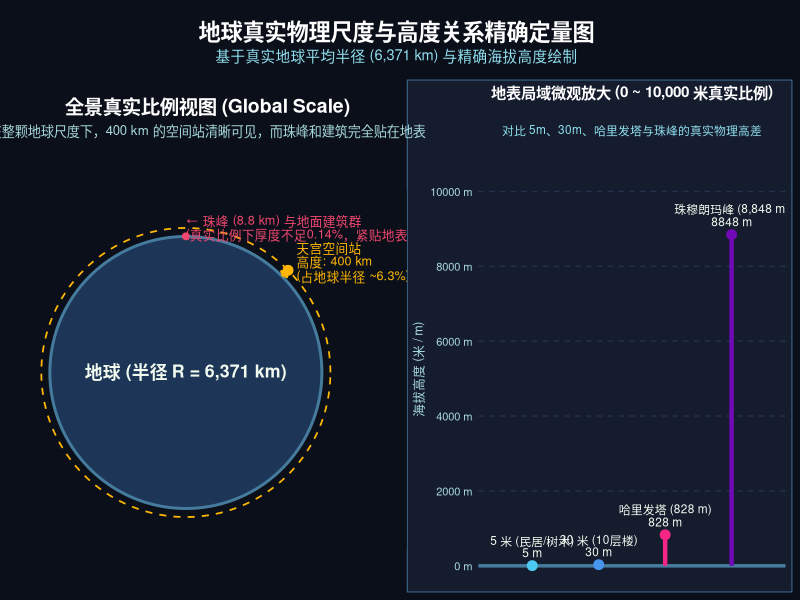
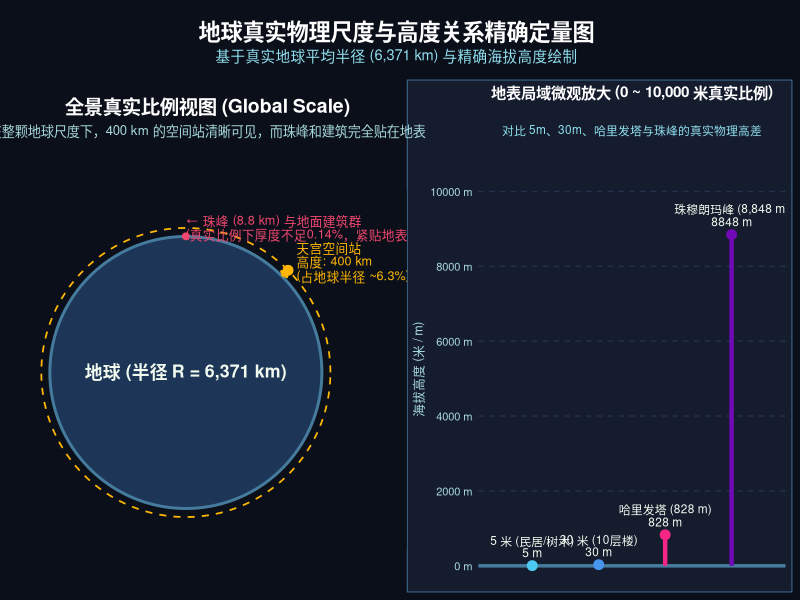

Write the R code that produced these figures, in order.


# 安装并加载必要包
# install.packages(c("ggplot2", "patchwork"))
library(ggplot2)
library(patchwork)

# -------------------------------------------------------------
# 1. 基础物理参数定义 (统一单位：公里 / km)
# -------------------------------------------------------------
R_earth <- 6371.0 # 地球平均半径 (km)

objects <- data.frame(
  name = c("5 米 (民居/树木)", "30 米 (10层楼)", "哈里发塔 (828 m)", 
           "珠穆朗玛峰 (8,848 m)", "天宫空间站 (~400 km)"),
  height_km = c(0.005, 0.030, 0.828, 8.848, 400.0),
  category = c("建筑/地面", "建筑/地面", "建筑/地面", "自然地理", "航天轨道"),
  color = c("#4cc9f0", "#4895ef", "#f72585", "#7209b7", "#ffb703")
)

# -------------------------------------------------------------
# 2. 主图：全景地球与天宫空间站真实比例
# -------------------------------------------------------------
# 计算圆周点（地球与轨道）
theta <- seq(0, 2 * pi, length.out = 500)
earth_circle <- data.frame(x = R_earth * cos(theta), y = R_earth * sin(theta))
orbit_circle <- data.frame(x = (R_earth + 400) * cos(theta), y = (R_earth + 400) * sin(theta))

# 空间站角度（设在45度角）
ang_tiangong <- pi / 4
tg_x0 <- R_earth * cos(ang_tiangong)
tg_y0 <- R_earth * sin(ang_tiangong)
tg_x1 <- (R_earth + 400) * cos(ang_tiangong)
tg_y1 <- (R_earth + 400) * sin(ang_tiangong)

# 珠峰等地面物体（设在90度角，即正北极点）
pole_x0 <- 0
pole_y0 <- R_earth
everest_y1 <- R_earth + 8.848

p_main <- ggplot() +
  # 地球本体
  geom_polygon(data = earth_circle, aes(x = x, y = y), fill = "#1d3557", color = "#457b9d", linewidth = 1) +
  geom_text(aes(x = 0, y = 0), label = "地球 (半径 R = 6,371 km)", color = "#f1faee", size = 4.5, fontface = "bold") +
  
  # 天宫空间站轨道虚线 (R + 400 km)
  geom_path(data = orbit_circle, aes(x = x, y = y), color = "#ffb703", linetype = "dashed", linewidth = 0.6) +
  # 空间站高度真实竖线
  geom_segment(aes(x = tg_x0, y = tg_y0, xend = tg_x1, yend = tg_y1), 
               color = "#ffb703", linewidth = 1.2, arrow = arrow(length = unit(0.2, "cm"))) +
  geom_point(aes(x = tg_x1, y = tg_y1), color = "#ffb703", size = 3) +
  geom_text(aes(x = tg_x1 + 400, y = tg_y1 + 400, 
                label = "天宫空间站\n高度: 400 km\n(占地球半径 ~6.3%)"), 
            color = "#ffb703", size = 3.2, hjust = 0, lineheight = 0.9) +
  
  # 北极点上的珠峰与建筑真实比例高度 (肉眼看就是紧贴地表的点)
  geom_segment(aes(x = pole_x0, y = pole_y0, xend = pole_x0, yend = everest_y1), 
               color = "#ef476f", linewidth = 1.5) +
  geom_point(aes(x = pole_x0, y = everest_y1), color = "#ef476f", size = 2) +
  geom_text(aes(x = 0, y = R_earth + 450, 
                label = "← 珠峰 (8.8 km) 与地面建筑群\n(真实比例下厚度不足0.14%，紧贴地表)"), 
            color = "#ef476f", size = 3.2, hjust = 0, lineheight = 0.9) +
  
  coord_fixed(xlim = c(-7500, 9500), ylim = c(-7500, 7800)) +
  theme_void() +
  theme(
    plot.background = element_rect(fill = "#0b0f19", color = NA),
    panel.background = element_rect(fill = "#0b0f19", color = NA),
    plot.title = element_text(color = "#ffffff", face = "bold", size = 14, hjust = 0.5, margin = margin(t = 10, b = 5)),
    plot.subtitle = element_text(color = "#a8dadc", size = 9.5, hjust = 0.5, margin = margin(b = 10))
  ) +
  labs(
    title = "全景真实比例视图 (Global Scale)",
    subtitle = "在整颗地球尺度下，400 km 的空间站清晰可见，而珠峰和建筑完全贴在地表"
  )

# -------------------------------------------------------------
# 3. 插图：地表 0 ~ 10 km 微观局部真实比例放大视图
# -------------------------------------------------------------
# 选取地表前 4 个微观目标进行横向排列对比，纵轴为严格真实米数
micro_data <- objects[1:4, ]
micro_data$x_pos <- 1:4
micro_data$height_m <- micro_data$height_km * 1000

p_inset <- ggplot(micro_data) +
  # 地表参考线
  geom_hline(yintercept = 0, color = "#457b9d", linewidth = 1.2) +
  # 各物体的高度竖线
  geom_segment(aes(x = x_pos, xend = x_pos, y = 0, yend = height_m, color = name), 
               linewidth = 1.5, show.legend = FALSE) +
  geom_point(aes(x = x_pos, y = height_m, color = name), size = 3, show.legend = FALSE) +
  # 顶部高度文字标签
  geom_text(aes(x = x_pos, y = height_m, label = paste0(name, "\n", height_m, " m")), 
            vjust = -0.4, size = 3, color = "#f1faee", lineheight = 0.85) +
  scale_y_continuous(
    limits = c(0, 10500),
    breaks = seq(0, 10000, by = 2000),
    labels = function(y) paste0(y, " m")
  ) +
  scale_x_continuous(limits = c(0.4, 4.6), breaks = NULL) +
  scale_color_manual(values = c("5 米 (民居/树木)" = "#4cc9f0", 
                                "30 米 (10层楼)" = "#4895ef", 
                                "哈里发塔 (828 m)" = "#f72585", 
                                "珠穆朗玛峰 (8,848 m)" = "#7209b7")) +
  labs(
    title = "地表局域微观放大 (0 ~ 10,000 米真实比例)",
    subtitle = "对比 5m、30m、哈里发塔与珠峰的真实物理高差",
    x = NULL,
    y = "海拔高度 (米 / m)"
  ) +
  theme_minimal(base_size = 10) +
  theme(
    plot.background = element_rect(fill = "#141c2e", color = "#457b9d", linewidth = 0.6),
    panel.background = element_rect(fill = "#141c2e", color = NA),
    plot.title = element_text(color = "#ffffff", face = "bold", size = 11, hjust = 0.5),
    plot.subtitle = element_text(color = "#90e0ef", size = 8.5, hjust = 0.5),
    axis.title.y = element_text(color = "#a8dadc", size = 9),
    axis.text.y = element_text(color = "#a8dadc"),
    panel.grid.minor = element_blank(),
    panel.grid.major.x = element_blank(),
    panel.grid.major.y = element_line(color = "#23334d", linetype = "dashed")
  )

# -------------------------------------------------------------
# 4. 拼图输出
# -------------------------------------------------------------
final_plot <- p_main + p_inset +
  plot_layout(widths = c(1.3, 1)) +
  plot_annotation(
    title = "地球真实物理尺度与高度关系精确定量图",
    subtitle = "基于真实地球平均半径 (6,371 km) 与精确海拔高度绘制",
    theme = theme(
      plot.background = element_rect(fill = "#0b0f19", color = NA),
      plot.title = element_text(color = "#ffffff", size = 16, face = "bold", hjust = 0.5, margin = margin(t = 12, b = 4)),
      plot.subtitle = element_text(color = "#90e0ef", size = 10.5, hjust = 0.5, margin = margin(b = 10))
    )
  )

print(final_plot)
ggsave("../Figures/earth_surface.png", final_plot, width = 10, height = 7, dpi = 300)
